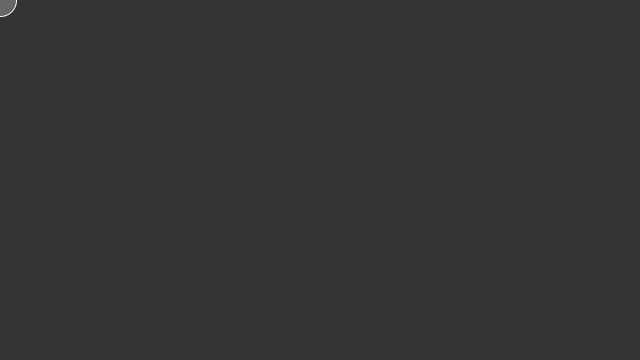
Frame 1 (no input)
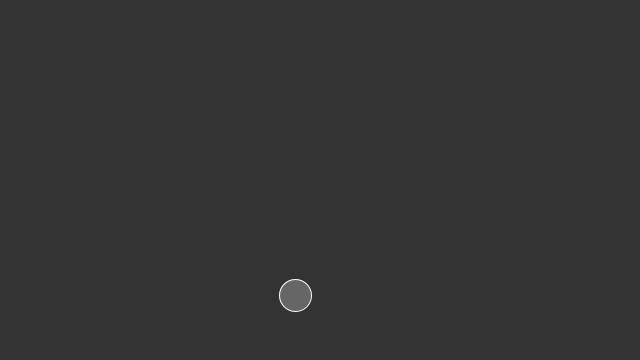
Frame 60 (the mouse pressed at the canvas centre just before this capture)
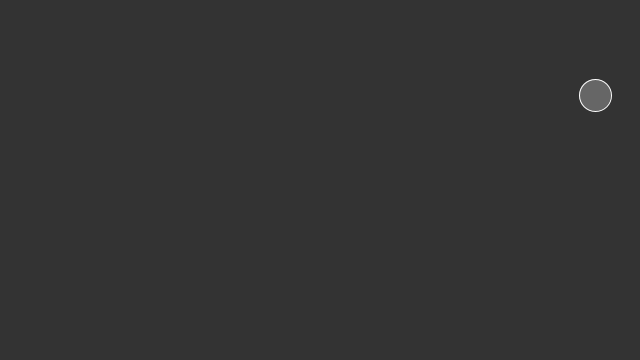
Frame 120 (the mouse held since frame 60 and released just before this capture)

The Processing sketch that drew these frames (run headless with seeded random() and noise(); from frame 60 on, the mouse is pressed at the canvas centre):

// Processing sketch: more_bouncing_ball
// ── more_bouncing_ball.pde
float circleX;
float circleY;
float speed = 5;
float xspeed = speed;
float Yspeed = speed;
void setup() {
  size(640, 360);
  circleX=0;
  circleY=0;
}


void draw() {
  //draw
  background(51);
  fill(102);
  stroke(255);
  ellipse(circleX, circleY, 32, 32);

  //logic
  circleX = circleX + xspeed;
  circleY = circleY + Yspeed;
  
  if ((circleX > width-16) || (circleX < 0)) {
    xspeed = -1*(xspeed);
  }
  
  if ((circleY > height-16) || (circleY < 0)) {
    Yspeed = -1*(Yspeed);
  }
}
